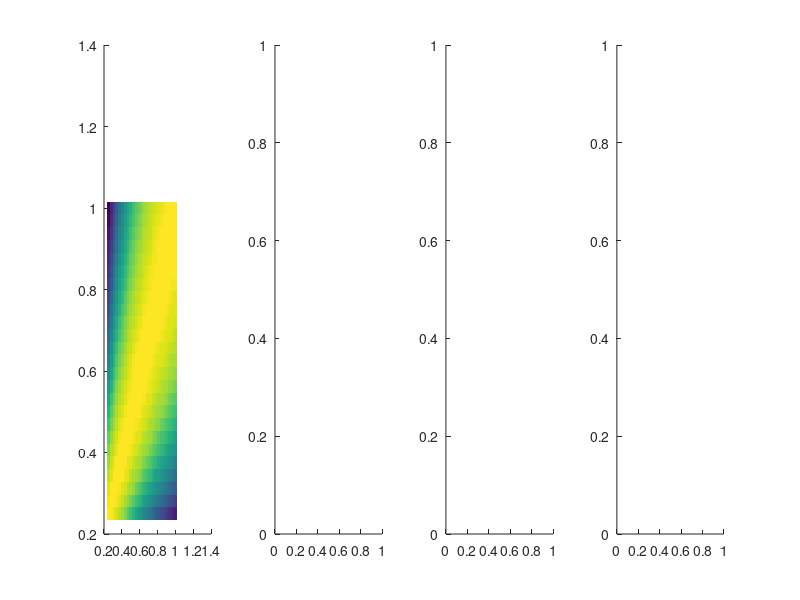

This figure's MATLAB source: (Note: this script raises an error after producing the figure.)
% Load the file with the results from the model
load('./Results/Schaeffer214-Model/CTRL_block_evl_noise_25x25.mat')

figure_handle = figure;

% Make axes for subplots
for kk=1:4
    ax(kk) = subplot(1, 4, kk);
    hold(ax(kk), 'on')
end


% Expected value of sigma in the hubs
esh = unique(SH);
% Expected value of sigma in the periphery
esp = unique(SP);

title_str = {'connections: all', 'hubs', 'feeders', 'local'};
midline_values  = {0.8914, 0.892, 0.8787, 0.9163}; 

rscfc_ctrl = [0.2708, 0.2394, 0.2318, 0.2933];
rscfc_adhd = [0.2571, 0.2350, 0.2100, 0.2838];
rscfc_percentage = ((rscfc_ctrl./  rscfc_adhd)-1);

% Get results for all type of connections
% All connections
r(1).map = reshape(median(r_ctrl_esc_afc.all_edges), size(SH));
% Hub-Hub connections
r(2).map = reshape(median(r_ctrl_esc_afc.hub_edges), size(SH));
% Feeder
r(3).map = reshape(median(r_ctrl_esc_afc.feed_edges), size(SH));
% Periphery
r(4).map = reshape(median(r_ctrl_esc_afc.periphery_edges), size(SH));

min_r_val = [];
max_r_val = [];

for kk=1:4
    min_r_val = [min_r_val min(r(kk).map)];
    max_r_val = [max_r_val max(r(kk).map)];
end

min_r_val = min(min_r_val);
max_r_val = max(max_r_val);


for kk=1:4
    ih(kk) = imagesc(ax(kk), esh, esp, r(kk).map);   
    set(ax(kk), 'YDir', 'Normal')
    ax(kk).XLim = [min(esh(:)) max(esh(:))];
    ax(kk).YLim = [min(esp(:)) max(esp(:))];
    caxis(ax(kk), [0.65 0.95])
    axis(ax(kk), 'square')
    ax(kk).Title.String = title_str{kk};
    ax(kk).XLabel.String = 'E[\sigma_H]';
    ax(kk).YLabel.String = 'E[\sigma_P]';
    ch(kk) = colorbar(ax(kk));
    ch(kk).Location = 'SouthOutside';
    ch(kk).LineWidth = 1.5;    
end


% Plot identity line
line_color = {'k', 'k', 'k', 'k'};
for kk=1:4
    plot(ax(kk), esh, esp, 'color', line_color{kk}, 'linestyle', '-')
end
% Lines at 25% assymetry between hub and periphery
for kk=1:4
    plot(ax(kk), esh, 1.25*esh, 'color', line_color{kk}, 'linestyle', '-')
    plot(ax(kk), esh, 0.75*esh, 'color', line_color{kk}, 'linestyle', '-')

end
%%  Plot the results for feeder edges only
figure_handle_feeder = figure;
ax_f = subplot(1,1,1);

ih(5) = imagesc(ax_f, esh, esp, r(3).map);
set(ax_f, 'YDir', 'Normal')
ax_f.XLim = [min(esh(:)) max(esh(:))];
ax_f.YLim = [min(esp(:)) max(esp(:))];
caxis(ax_f, [0.65 0.95])
ax_f.Title.String = title_str{3};
ax_f.XLabel.String = 'E[\sigma_H]';
ax_f.YLabel.String = 'E[\sigma_P]';
axis square
hold(ax_f, 'on')
plot(ax_f, esh, esp, 'k')
